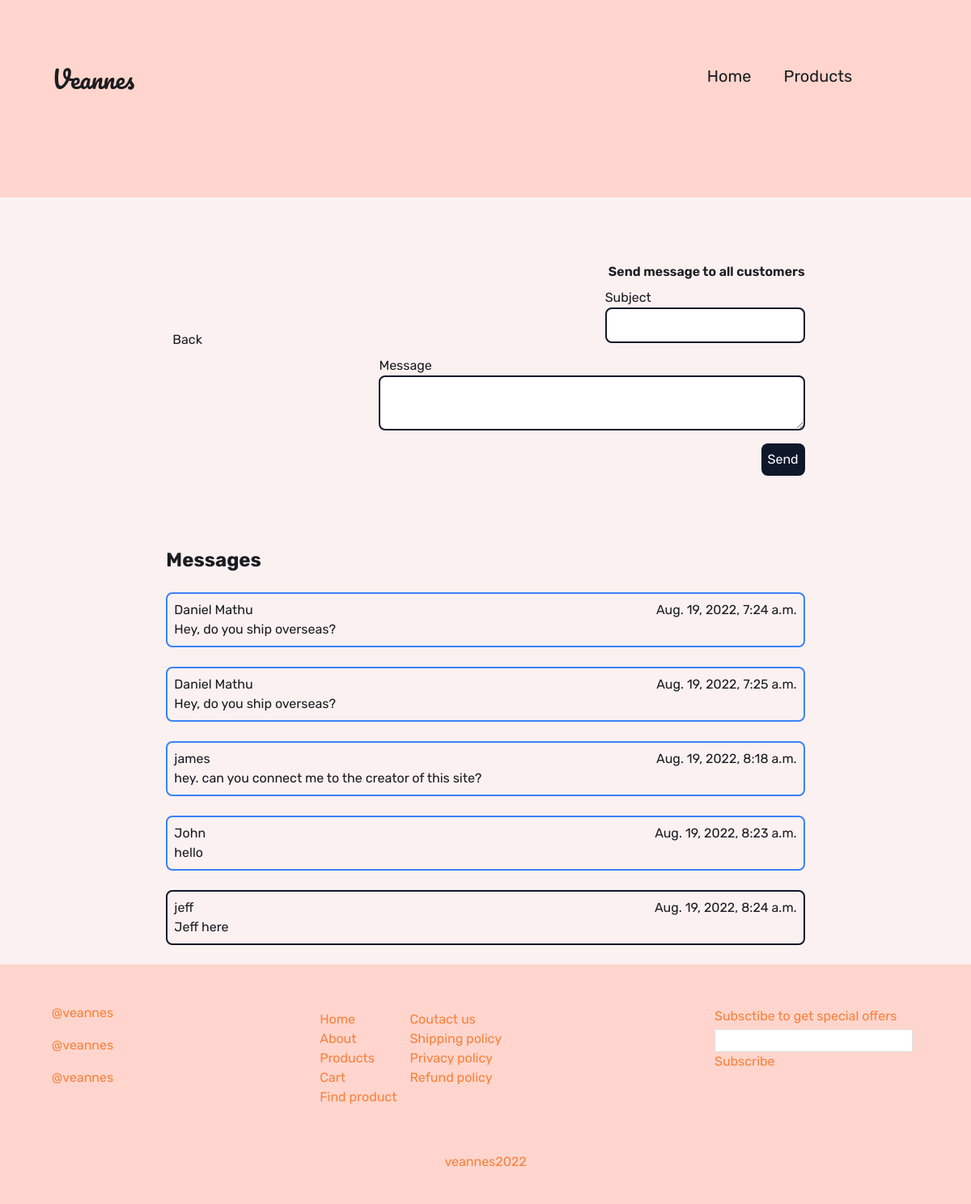
/dashboard/messages, run on an earlier commit of the app's database.
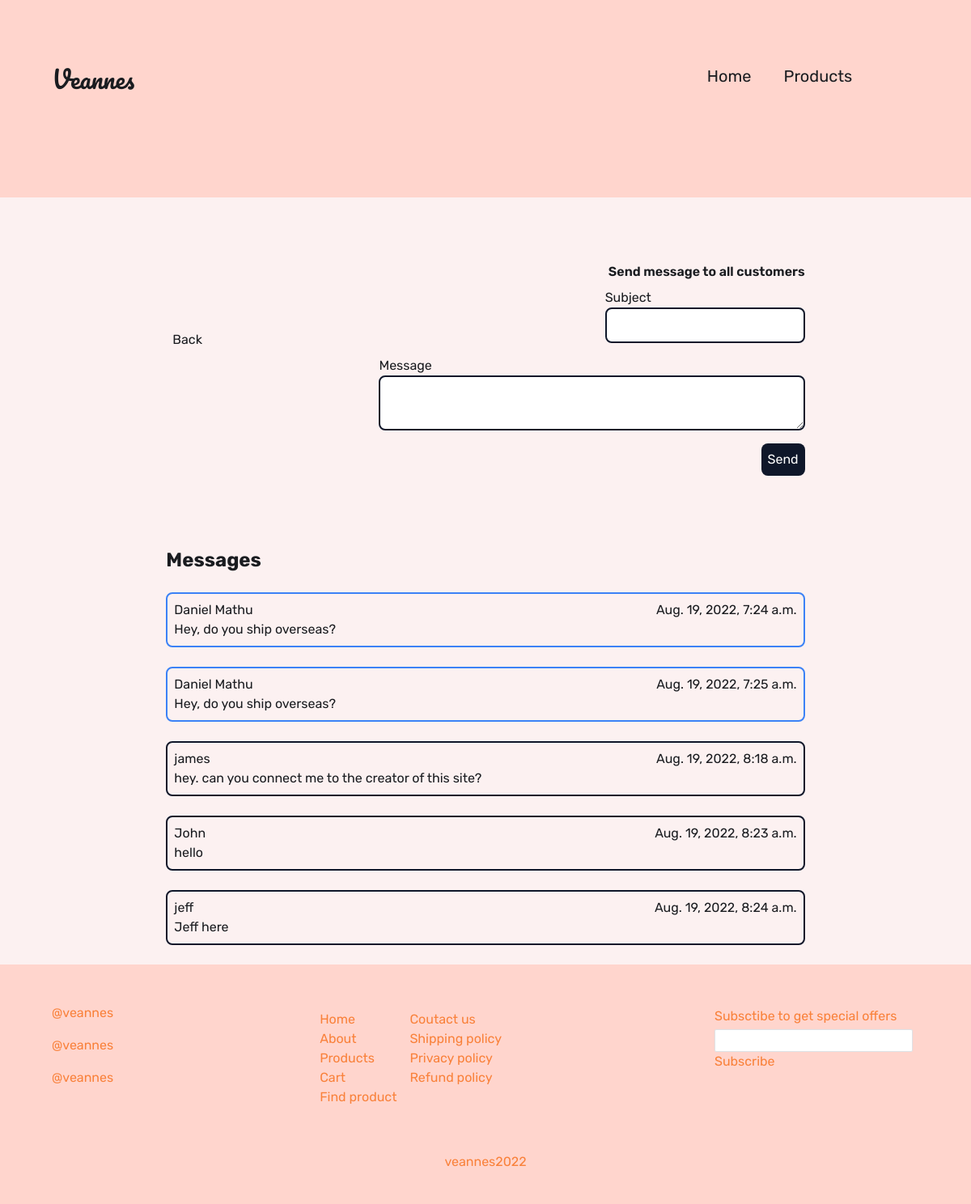
And on a later commit of the database.
### dashboard/views.py (the view)
# urls.py: path('messages', MessagesView.as_view(), name='messages'),
class MessagesView(ListView):
    model = Message
    template_name: str = 'dash/messages.html'
    fields = ['name', 'email', 'message', 'date', 'read']
    context_object_name: str = 'customer_messages'

### dashboard/templates/dash/messages.html (shortened to what this page needs)
{% extends 'base.html' %}
{% block content %}
<div class="customer_messages px-2 md:px-44 xl:px-64 flex flex-col items-center w-full">
    <div class="flex flex-col md:flex-row justify-between w-full md:w-2/3 xl:w-1/2">
        <div class="flex justify-start items-center cursor-pointer group my-10 ">
            <a href="/dashboard" class="ml-2 hover:text-black">Back</a>
        </div>
        <form action="/dashboard/mass_message" method="POST"
            class="mt-20 w-full md:w-2/3 xl:w-1/2 flex flex-col items-end">
            <div class="flex flex-end">
                <p class="font-semibold">Send message to all customers</p>
            </div>
            <div class="my-2 flex flex-col">
                <label for="subject">Subject</label>
                <input name="subject" type="text" class="rounded-lg border-2 border-slate-900">
            </div>
            <div class="my-2 flex flex-col w-full">
                <label for="body">Message</label>
                <textarea class="rounded-lg border-2 border-slate-900 " name="body" id="body" cols="60"
                    rows="2"></textarea>
            </div>
            <button
                class="my-2 rounded-lg bg-slate-900 p-2 hover:scale-110 transition duration-300 ease-in-out text-white"
                type="submit">Send</button>
        </form>
    </div>
    <div class="mt-20 w-full md:w-2/3 xl:w-1/2">
        <h1 class="font-bold text-2xl">Messages</h1>
        <div class="w-full">
            {% for message in customer_messages %}
            <a href="/dashboard/message/{{message.id}}" class="hover:text-black">
                <div {% if message.read %} class="rounded-lg my-4 p-2 border-2 border-slate-900" {% else %}
                    class="border-2 border-blue-500 hover:border transition duration-300 ease-in-out rounded-lg my-4 p-2"
                    {% endif %}>
                    <div class="flex justify-between">
                        <p>{{message.name}}</p>
                        <p>{{message.date}}</p>
                    </div>
                    <div>
                        <p class="truncate">{{message.message}}</p>
                    </div>
                </div>
            </a>
            {% endfor %}
        </div>
    </div>
</div>
{% endblock %}

What changed in the data, as far as the page shows it:
changed Message "james": read False → True (drawn)
changed Message "John": read False → True (drawn)
